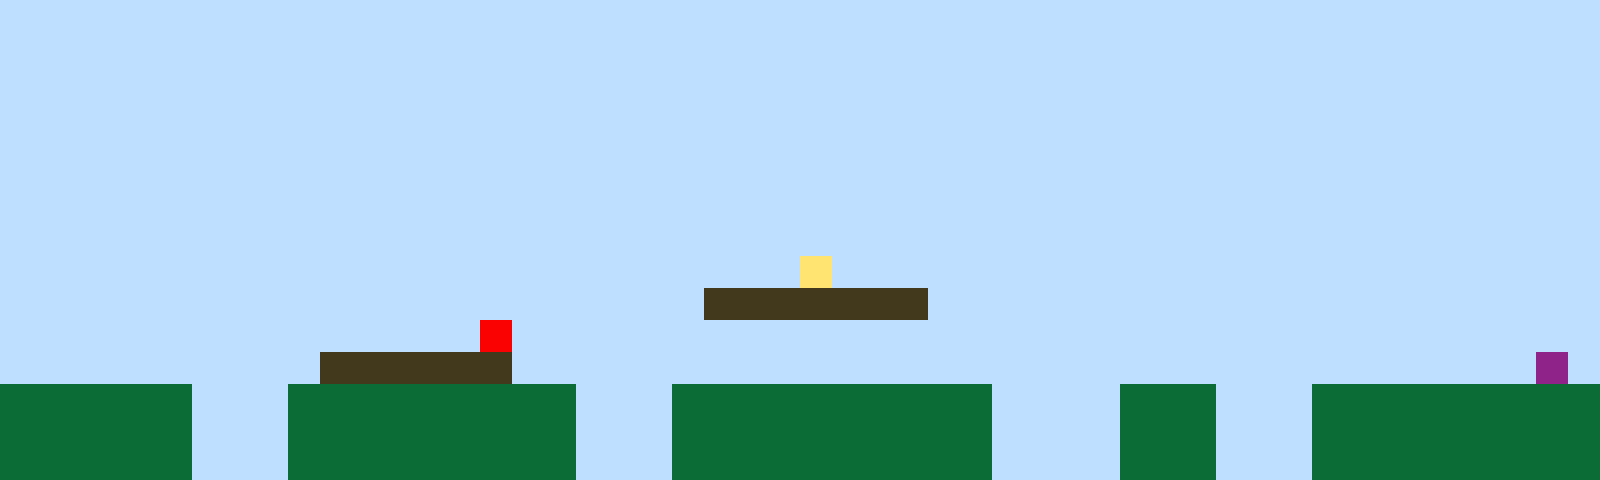

Below is a game level as drawn by its tile map, then a one-line description and the .tmx file that defines it, in full:
An orthogonal 50x15 tile map with 32x32 px tiles, 1 tile layer (Tile Layer 1).

<map version="1.10" tiledversion="1.11.2" orientation="orthogonal" renderorder="right-up" width="50" height="15" tilewidth="32" tileheight="32" infinite="0" nextlayerid="2" nextobjectid="1"><editorsettings><export target="map1.csv" format="csv" /></editorsettings><tileset firstgid="1" name="sprites" tilewidth="32" tileheight="32" tilecount="6" columns="3"><image source="sprites.png" width="96" height="64" /></tileset><layer id="1" name="Tile Layer 1" width="50" height="15"><data encoding="csv">1,1,1,1,1,1,1,1,1,1,1,1,1,1,1,1,1,1,1,1,1,1,1,1,1,1,1,1,1,1,1,1,1,1,1,1,1,1,1,1,1,1,1,1,1,1,1,1,1,1,1,1,1,1,1,1,1,1,1,1,1,1,1,1,1,1,1,1,1,1,1,1,1,1,1,1,1,1,1,1,1,1,1,1,1,1,1,1,1,1,1,1,1,1,1,1,1,1,1,1,1,1,1,1,1,1,1,1,1,1,1,1,1,1,1,1,1,1,1,1,1,1,1,1,1,1,1,1,1,1,1,1,1,1,1,1,1,1,1,1,1,1,1,1,1,1,1,1,1,1,1,1,1,1,1,1,1,1,1,1,1,1,1,1,1,1,1,1,1,1,1,1,1,1,1,1,1,1,1,1,1,1,1,1,1,1,1,1,1,1,1,1,1,1,1,1,1,1,1,1,1,1,1,1,1,1,1,1,1,1,1,1,1,1,1,1,1,1,1,1,1,1,1,1,1,1,1,1,1,1,1,1,1,1,1,1,1,1,1,1,1,1,1,1,1,1,1,1,1,1,1,1,1,1,1,1,1,1,1,1,1,1,1,1,1,1,1,1,1,1,1,1,1,1,1,1,1,1,1,1,1,1,1,1,1,1,1,1,1,1,1,1,1,1,1,1,1,1,1,1,1,1,1,1,1,1,1,1,1,1,1,1,1,1,1,1,1,1,1,1,1,1,1,1,1,1,1,1,1,1,1,1,1,1,1,1,1,1,1,1,1,1,1,1,1,1,1,1,1,1,1,1,1,1,1,1,1,1,1,1,1,1,1,1,1,1,1,1,1,1,1,1,1,1,1,1,1,1,1,1,1,1,1,1,1,1,1,1,1,1,1,1,1,1,1,1,1,1,1,1,1,1,1,1,1,1,1,1,1,1,1,1,1,1,1,1,1,1,1,1,1,1,1,1,1,4,1,1,1,1,1,1,1,1,1,1,1,1,1,1,1,1,1,1,1,1,1,1,1,1,1,1,1,1,1,1,1,1,1,1,1,1,1,1,1,1,1,1,1,1,1,1,3,3,3,3,3,3,3,1,1,1,1,1,1,1,1,1,1,1,1,1,1,1,1,1,1,1,1,1,1,1,1,1,1,1,1,1,1,1,1,1,1,1,1,5,1,1,1,1,1,1,1,1,1,1,1,1,1,1,1,1,1,1,1,1,1,1,1,1,1,1,1,1,1,1,1,1,1,1,1,1,1,1,1,1,1,1,1,1,3,3,3,3,3,3,1,1,1,1,1,1,1,1,1,1,1,1,1,1,1,1,1,1,1,1,1,1,1,1,1,1,1,1,1,1,1,1,6,1,2,2,2,2,2,2,1,1,1,2,2,2,2,2,2,2,2,2,1,1,1,2,2,2,2,2,2,2,2,2,2,1,1,1,1,2,2,2,1,1,1,2,2,2,2,2,2,2,2,2,2,2,2,2,2,2,1,1,1,2,2,2,2,2,2,2,2,2,1,1,1,2,2,2,2,2,2,2,2,2,2,1,1,1,1,2,2,2,1,1,1,2,2,2,2,2,2,2,2,2,2,2,2,2,2,2,1,1,1,2,2,2,2,2,2,2,2,2,1,1,1,2,2,2,2,2,2,2,2,2,2,1,1,1,1,2,2,2,1,1,1,2,2,2,2,2,2,2,2,2</data></layer></map>
